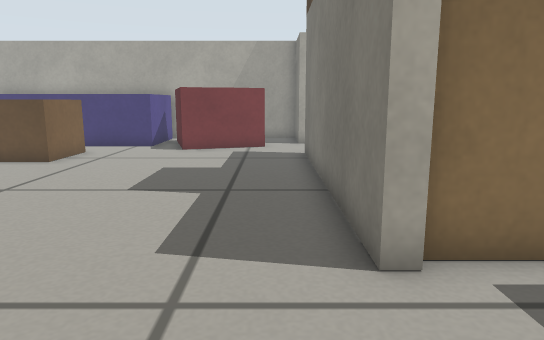
[1] (above)

18 first-person views from a walk through a Gazebo world. The camera is 0.39 m above the floor, tilts 10° down and sees 70° across. The floor is counted in squares, 0.2 m on a side. Each view is taken from the middle of a square. On the plan, view 1 faces up. The plan holds only what a view shows up to about 19 squares ahead; the rest is blank.

[2]
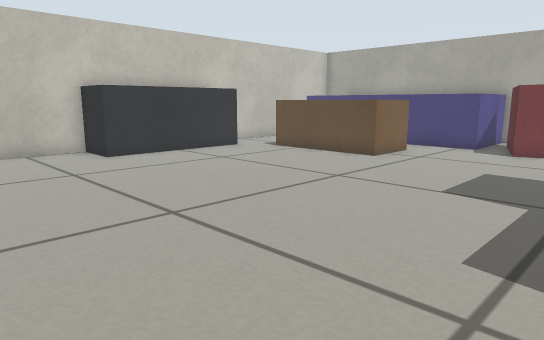

[3]
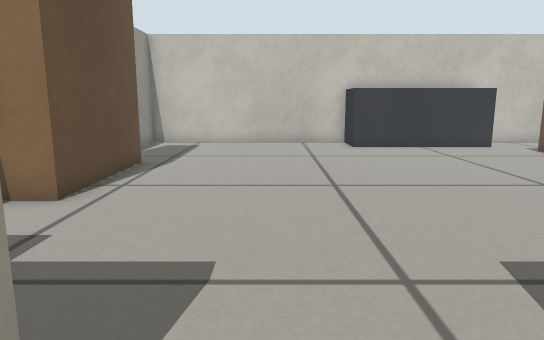

[4]
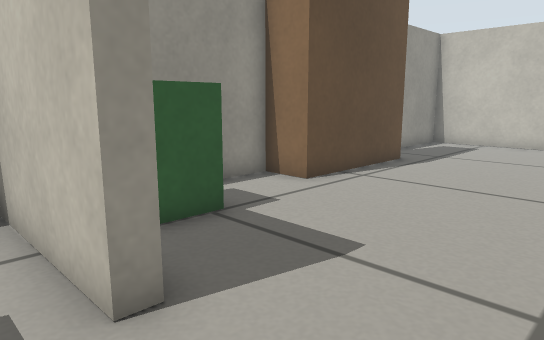

[5]
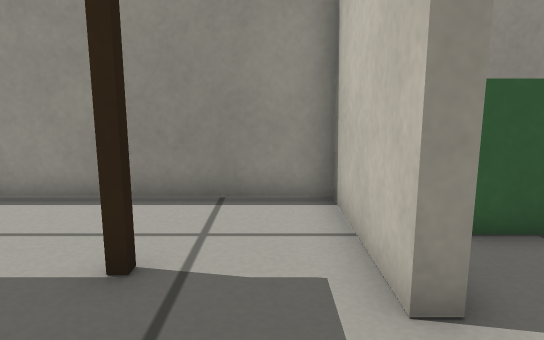

[6]
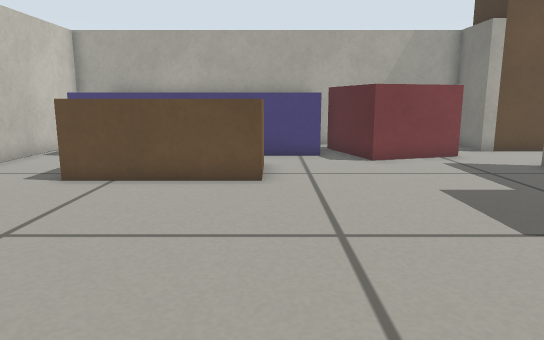

[7]
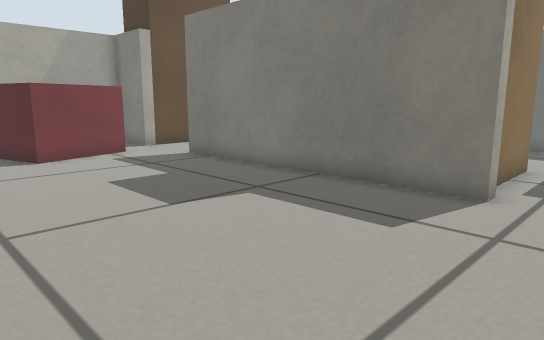

[8]
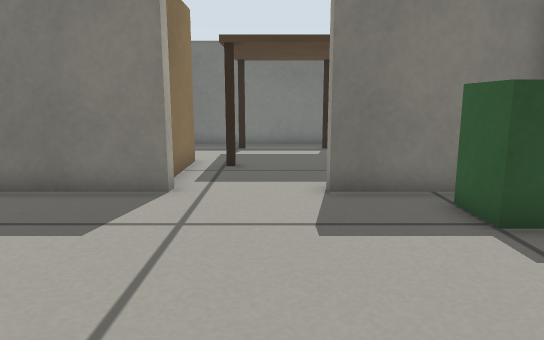

[9]
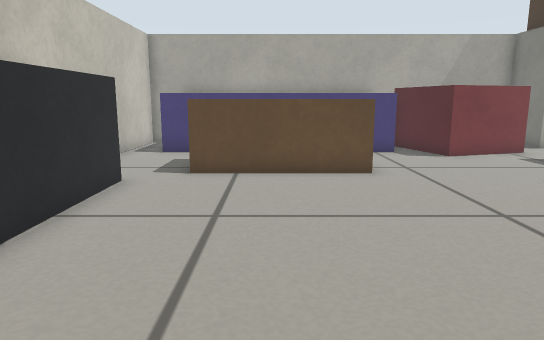

[10]
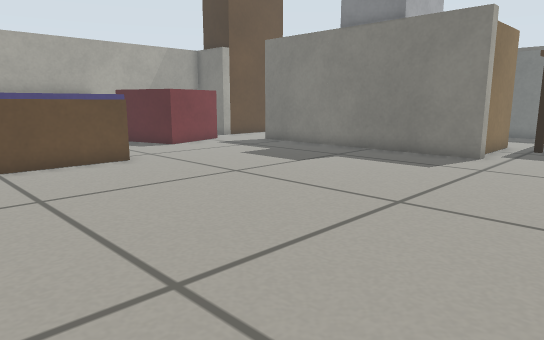

[11]
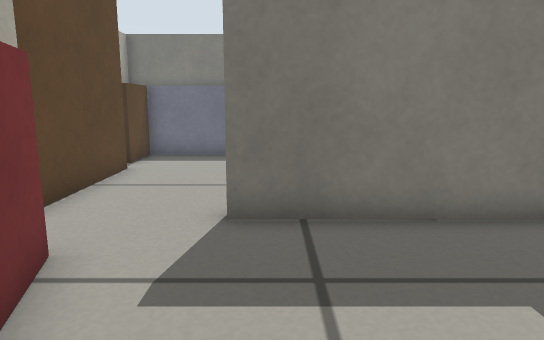

[12]
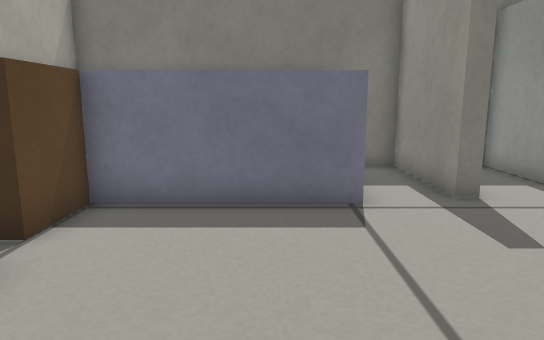

[13]
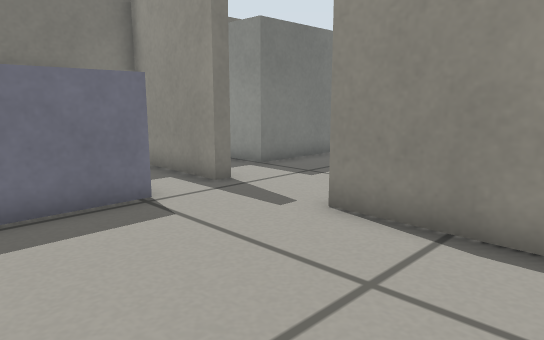

[14]
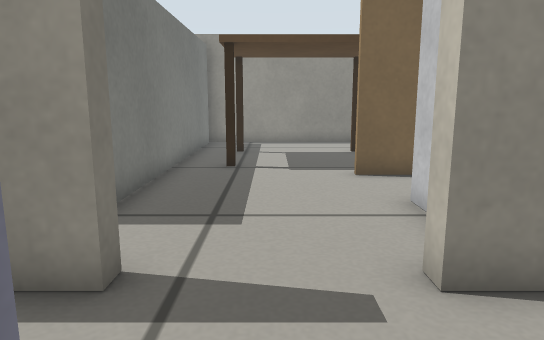

[15]
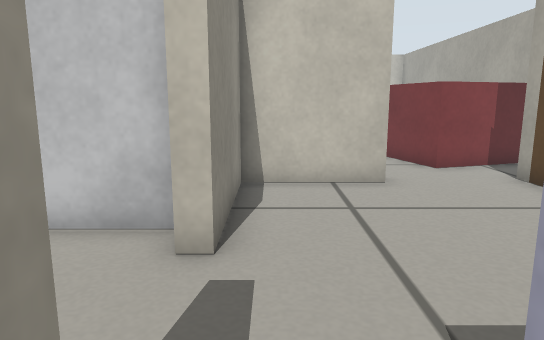

[16]
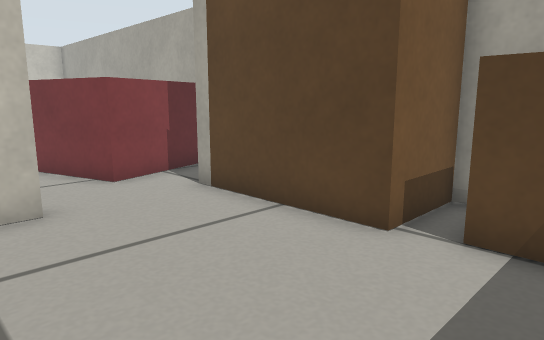

[17]
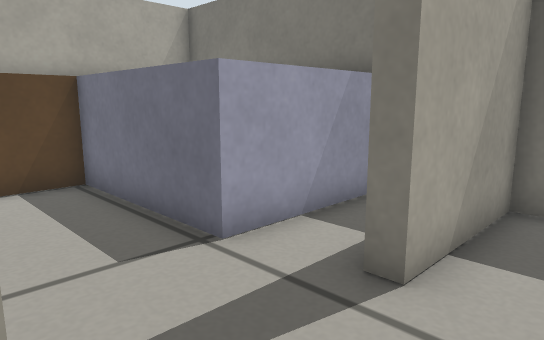

[18]
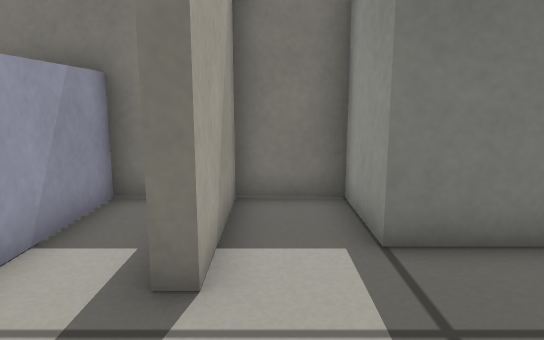

### Floor plan
Key: @ floor where view 1 was taken; # wall or solid block; . floor; B red box; R brown box; L blue box; A dark grey box; G green box; T thing the floor can be seen under or through; W white box.
Columns run from 16 left of view 1 to 14 right of it. Each row starts with its distance up from view 1.
 21 ##################    #########
 20 #.         L   B.#R   R       #
 19 #.         BB  B.#R   RRRR    #
 18 #.         LB  B..RRRRR..R    #
 17 #.LLLLLLLLLLB BBB........W    #
 16 #...    ....BBB..........W    #
 15 #...     R...............W    #
 14 #...     R.......##......W    #
 13 #...RRRRRR.......##.......WWWW#
 12 # ...............##...........#
 11 # A..............######...#####
 10 # A..............#W  W........#
  9 # A..............#W  W........#
  8 # A..............#WWWW.....####
  7 # A..............#   ......#
  6 #AA..............#   ......#
  5 #................#####.....#
  4 #..........................#
  3 #....................TTTTT.#
  2 #....................T    .#
  1 #....................#    .#
  0 #...............@##..#   #.#
 -1 #................##........#
 -2 #......RRRRR...GG##........#
 -3 #.....     R...GG##........#
 -4 ####       #################

Where each view was taken, in squares from view 1:
view 1: 0 up, 0 right, facing up
view 2: 0 up, 0 right, facing up-left
view 3: 2 up, 3 right, facing left
view 4: 4 up, 3 right, facing down-left
view 5: 4 up, 3 right, facing down
view 6: 3 up, 7 left, facing up
view 7: 2 up, 7 left, facing up-right
view 8: 2 up, 7 left, facing right
view 9: 2 up, 10 left, facing up
view 10: 0 up, 13 left, facing up-right
view 11: 14 up, 5 left, facing right
view 12: 15 up, 2 right, facing right
view 13: 17 up, 2 right, facing down-right
view 14: 15 up, 8 right, facing down
view 15: 12 up, 11 right, facing left
view 16: 13 up, 9 right, facing up-left
view 17: 9 up, 6 right, facing up-right
view 18: 10 up, 6 right, facing right
